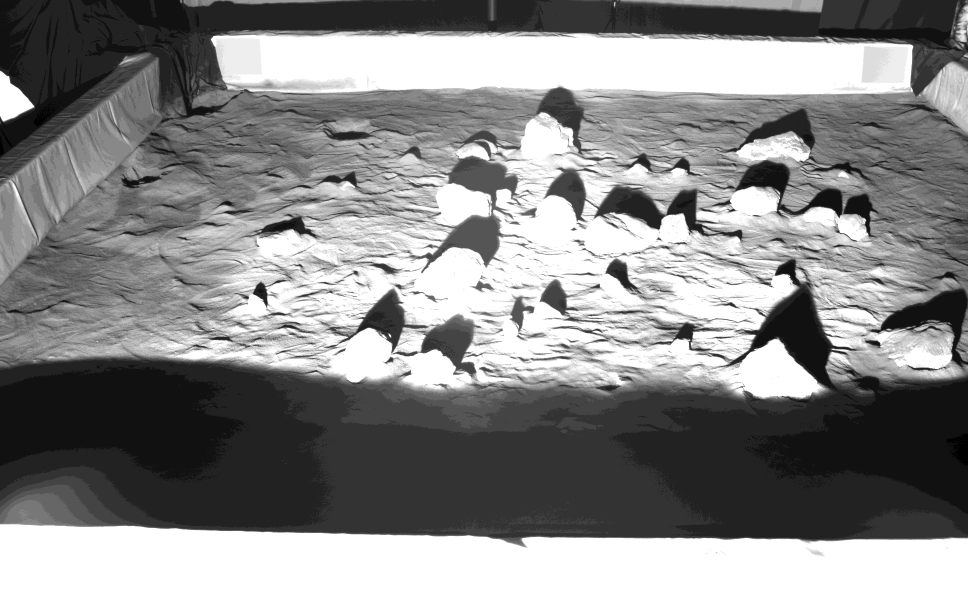
#> input picture data/images/CamL_259659217_1024.png, 1936 x 1216 px, found by its file name (shown at 1/2 size)
$ python depth_map.py
#> lines starting #> are read from the running program, lines starting #| are printed output that depends on the picture; after the words box and inside, x2 and y2 are one past the last pixel; in counts of white or black regions, pixels touching at a corner belong together
import cv2
import numpy as np
from matplotlib import pyplot as plt


def create_point_cloud_file(vertices, colors, filename):

    colors = colors.reshape(-1, 3)
    vertices = np.hstack([vertices.reshape(-1, 3), colors])

    ply_header = """ply
        format ascii 1.0
        element vertex %(vert_num)d
        property float x
        property float y
        property float z
        property uchar red
        property uchar green
        property uchar blue
        end_header
        """

    with open(filename, "w") as f:
        f.write(ply_header % dict(vert_num=len(vertices)))
        np.savetxt(f, vertices, "%f %f %f %d %d %d")


# Storing the internal matrix values
matL = np.array([[2068.44, 0, 964.405], [0, 2064.29, 593.512], [0, 0, 1]])

matR = np.array([[2065.6, 0, 952.098], [0, 2061.9, 606.559], [0, 0, 1]])

distL = np.array([[-0.108441, 0.158389, 0.000537106, -0.00127904]])
distR = np.array([[-0.114041, 0.178219, -0.000146877, -0.00112736]])

wL = 1936
hL = 1216

wR = 1936
hR = 1216

new_mtxL, roiL = cv2.getOptimalNewCameraMatrix(matL, distL, (wL, hL), 1, (wL, hL))
new_mtxR, roiR = cv2.getOptimalNewCameraMatrix(matR, distR, (wR, hR), 1, (wR, hR))

rot = np.array(
    [
        [0.999997, 0.00172602, 0.0019164],
        [-0.00172807, 0.999998, 0.00106908],
        [-0.00191455, -0.00107239, 0.999998],
    ]
)

trans = np.array([[-0.301556], [0.000599], [0.001489]])

# Defining the left and the right images for processing
imgL = cv2.imread("images/CamL_259659217_1024.png", 0)
#> imgL is the input picture: shape (1216, 1936); min 0, max 15, mean 8.07
imgR = cv2.imread("images/CamR_259659217_1024.png", 0)
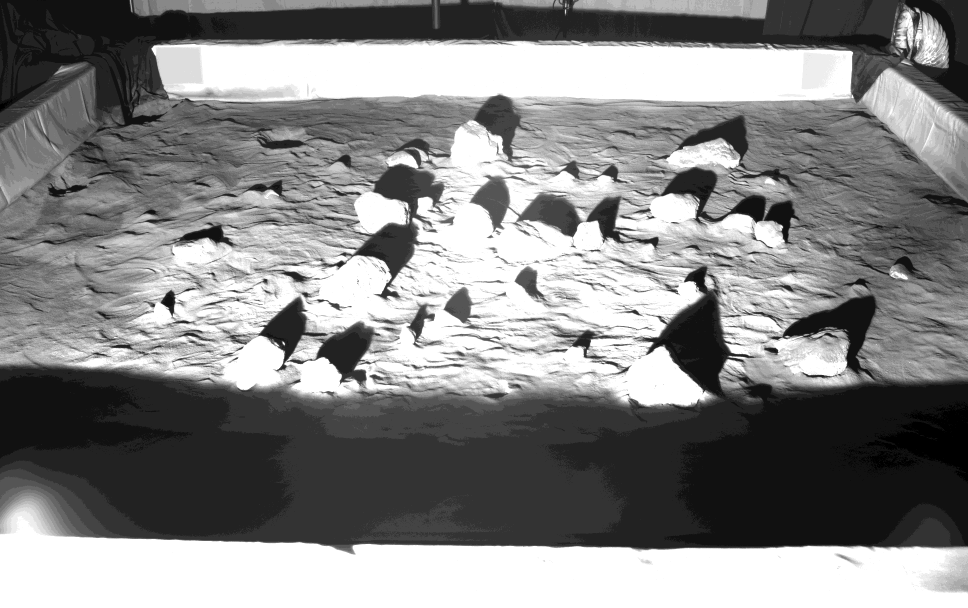
#> input picture data/images/CamR_259659217_1024.png, 1936 x 1216 px, found by its file name (shown at 1/2 size)
#> imgR is the input picture: shape (1216, 1936); min 0, max 15, mean 7.84

# Defining the stereo characteristics necessary for generation of a disparity map
stereo = cv2.StereoBM_create(numDisparities=16, blockSize=5)

# Extrapolation of disparity and depth maps
disparity = stereo.compute(imgL, imgR)
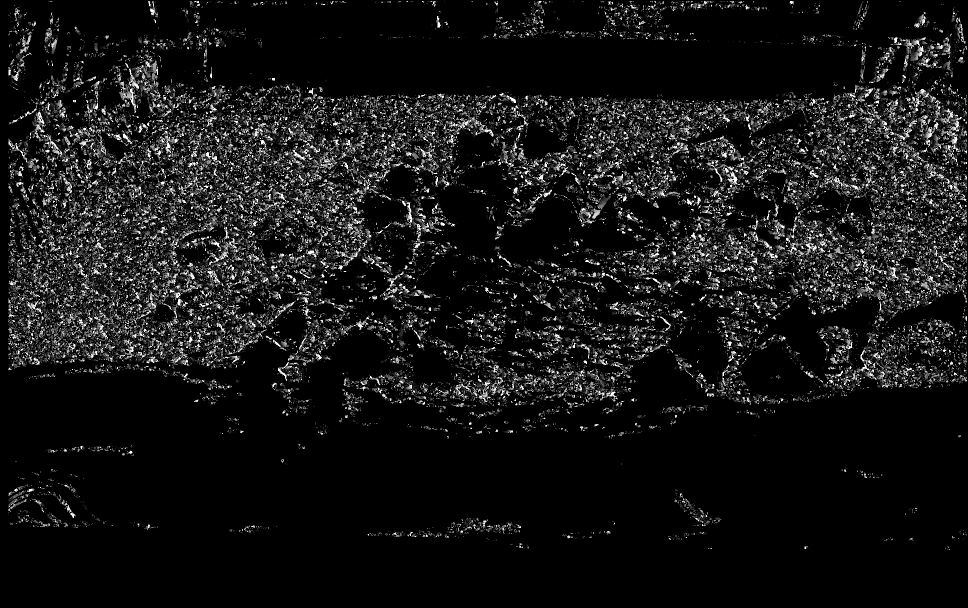
#> disparity: shape (1216, 1936) int16 (shown at 1/2 size); min -16, max 240, mean 5.6; drawn with min black and max white
disparity_map = np.float32(np.divide(disparity, 16.0))

plt.imshow(disparity)
plt.show()

rect_l, rect_r, proj_mat_l, proj_mat_r, Q, roiL, roiR = cv2.stereoRectify(
    new_mtxL, distL, new_mtxR, distR, imgL.shape[::-1], rot, trans, 1, (0, 0)
)
#> roiL = (0, 3, 1936, 1213); roiR = (0, 0, 1936, 1214)

image = cv2.reprojectImageTo3D(disparity_map, Q, handleMissingValues=False)
#> image: shape (1216, 1936, 3) float32; 1.71% of the values are NaN or infinite; the others: min -610, max 1220, mean -171.3
colors = cv2.cvtColor(imgR, cv2.COLOR_BGR2RGB)

mask_map = disparity_map > disparity_map.min()
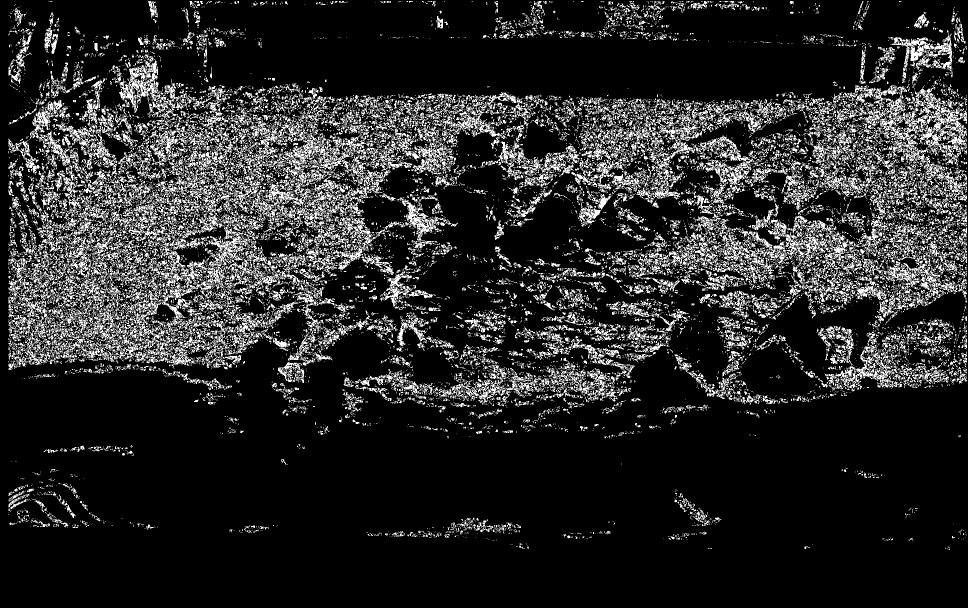
#> mask_map: shape (1216, 1936) bool (shown at 1/2 size); 15.9% white in thin lines or dots, all inside (x1, y1, x2, y2) = (17, 2, 1934, 1100)

output_points = image[mask_map]
output_colors = colors[mask_map]

output_file = "pointCloud.ply"

# Experimentation with creation of point cloud of environment!
create_point_cloud_file(output_points, output_colors, output_file)
